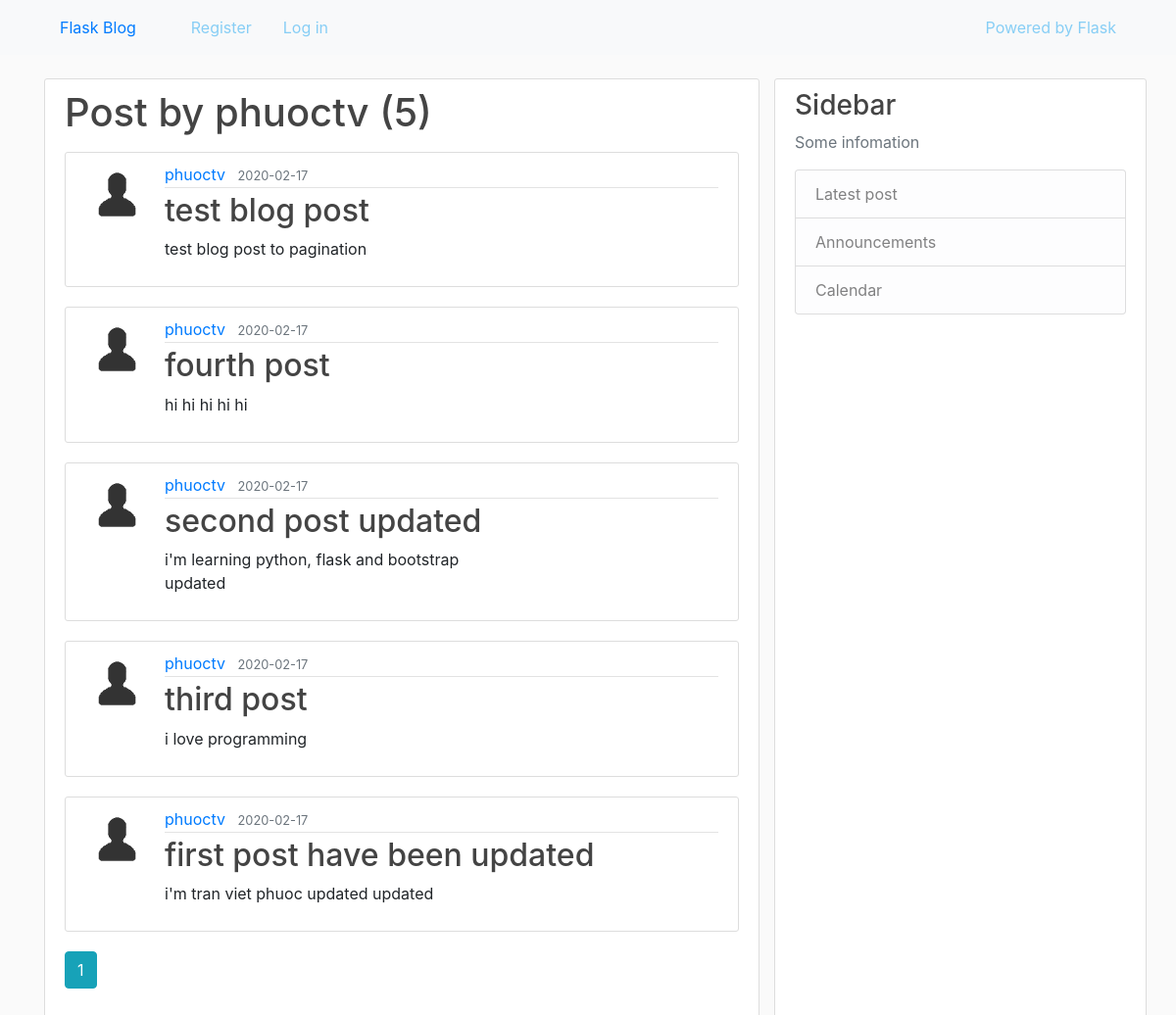
Page /user/phuoctv on the earlier database version.
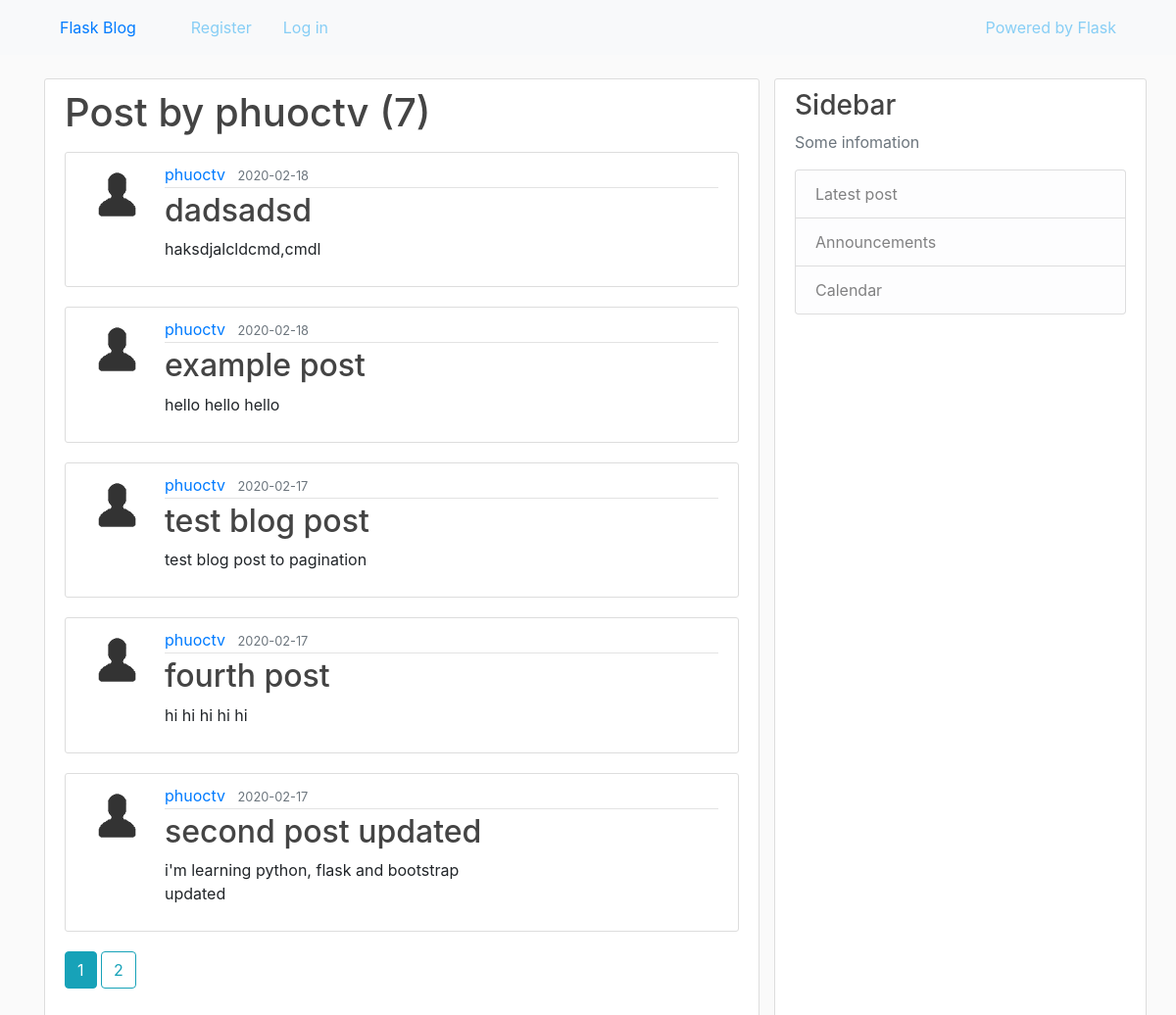
Same page on the later database version.
### blog/models.py (models this page shows, shortened)
class Post(db.Model):
    id = db.Column(db.Integer, primary_key=True)
    title = db.Column(db.String(100), nullable=False)
    date_posted = db.Column(db.DateTime, nullable=False,
                            default=datetime.datetime.utcnow())
    content = db.Column(db.Text, nullable=False)
    user_id = db.Column(db.Integer, db.ForeignKey('user.id'), nullable=False)

class User(db.Model, UserMixin):
    id = db.Column(db.Integer, primary_key=True)
    username = db.Column(db.String(20), unique=True, nullable=False)
    email = db.Column(db.String(120), unique=True, nullable=False)
    picture = db.Column(db.String(20), nullable=False, default='default.jpg')
    password = db.Column(db.String(60), nullable=False)
    posts = db.relationship('Post', backref='author', lazy=True)

### blog/users/routes.py (the view)
@users.route('/user/<string:username>', methods=['GET'])
def user_posts(username):
    page = request.args.get('page', 1, type=int)
    user = User.query.filter_by(username=username).first_or_404()
    posts = Post.query.filter_by(author=user)\
        .order_by(Post.date_posted.desc()).paginate(page=page, per_page=5)
    return render_template('user_posts.html', posts=posts, user=user)

### blog/templates/user_posts.html (shortened to what this page needs)
{% extends 'layout.html' %}
{% block content %}
    <div class="content">
        <h1 class="mb-3">Post by {{ user.username }} ({{ posts.total }})</h1>
        {% for post in posts.items %}
            <article class="media content">
                <img src="{{ url_for('static', filename='pictures/' + post.author.picture) }}" alt="{{ post.author.username }}"
            class="rounded-circel article-img">
                <div class="media-body">
                    <div class="article-metadata">
                        <a href="{{ url_for('users.user_posts', username=post.author.username) }}" class="mr-2">{{ post.author.username }}</a>
                        <small class="text-muted">{{ post.date_posted.strftime('%Y-%m-%d') }}</small>
                    </div>
                    <h2><a href="{{ url_for('posts.post', post_id=post.id) }}" class="article-title">{{ post.title }}</a></h2>
                    <p class="article-content">{{ post.content }}</p>
                </div>
            </article>
        {% endfor %}
        {% for page_num in posts.iter_pages(left_edge=1, right_edge=1, left_current=1, right_current=2) %}
            {% if page_num %}
                {% if posts.page == page_num %}
                    <a href="{{ url_for('users.user_posts', username=user.username, page=page_num) }}" class="btn btn-info mb-4">{{ page_num }}</a>
                {% else %}
                    <a href="{{ url_for('users.user_posts', username=user.username, page=page_num) }}" class="btn btn-outline-info mb-4">{{ page_num }}</a>
                {% endif %}
            {% else %}
    ...
            {% endif %}
        {% endfor %}
    </div>
{% endblock content %}

Differences in the rows shown:
no longer on this page (row unchanged): Post: picture (picture), author.username "phuoctv", date_posted "2020-02-17", title "third post", content "i love programming"
no longer on this page (row unchanged): Post: picture (picture), author.username "phuoctv", date_posted "2020-02-17", title "first post have been updated", content "i'm tran viet phuoc updated updated"
added Post: picture (picture), author.username "phuoctv", date_posted "2020-02-18", title "dadsadsd", content "haksdjalcldcmd,cmdl"
added Post: picture (picture), author.username "phuoctv", date_posted "2020-02-18", title "example post", content "hello hello hello"
Other differences:
{{ posts.total }}: "5" → "7"
new list line: "2"
